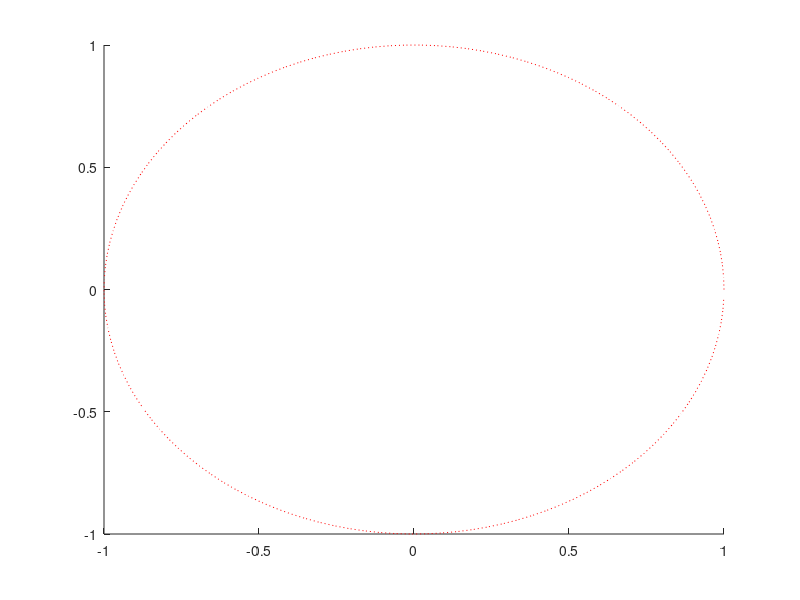

This figure's MATLAB source:
function UnitCircle(r)
% Dibuja la circunferencia de radio unidad
% Pero si se indica r dibuja una circunferencia
% de radio r 

if nargin==0,r=1;end

i=1;
for a=0:.05:2*pi;
    xc(i)=r*cos(a);
    yc(i)=r*sin(a);
    i=i+1;end
hold on,
plot(xc,yc,'r:')